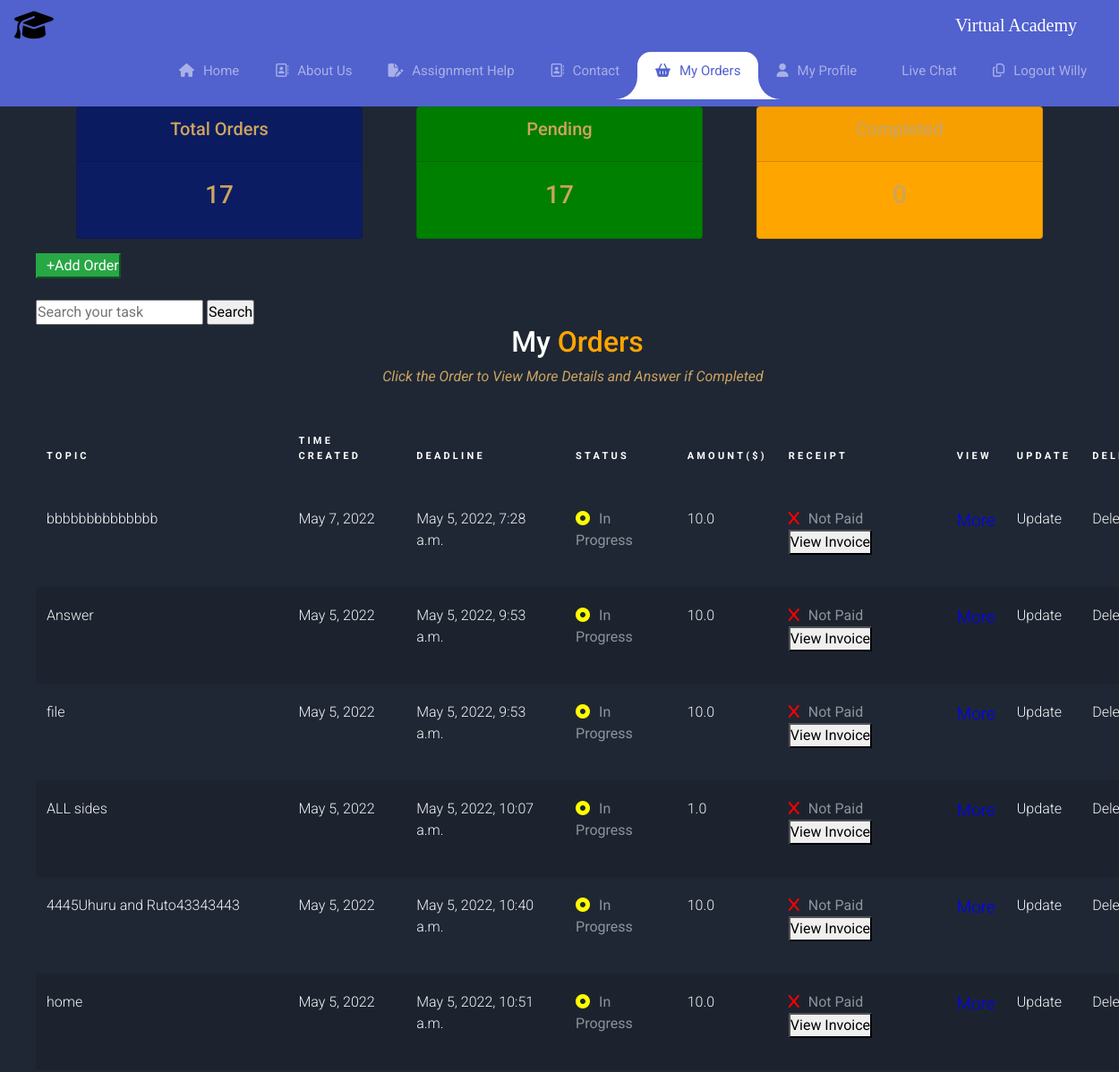
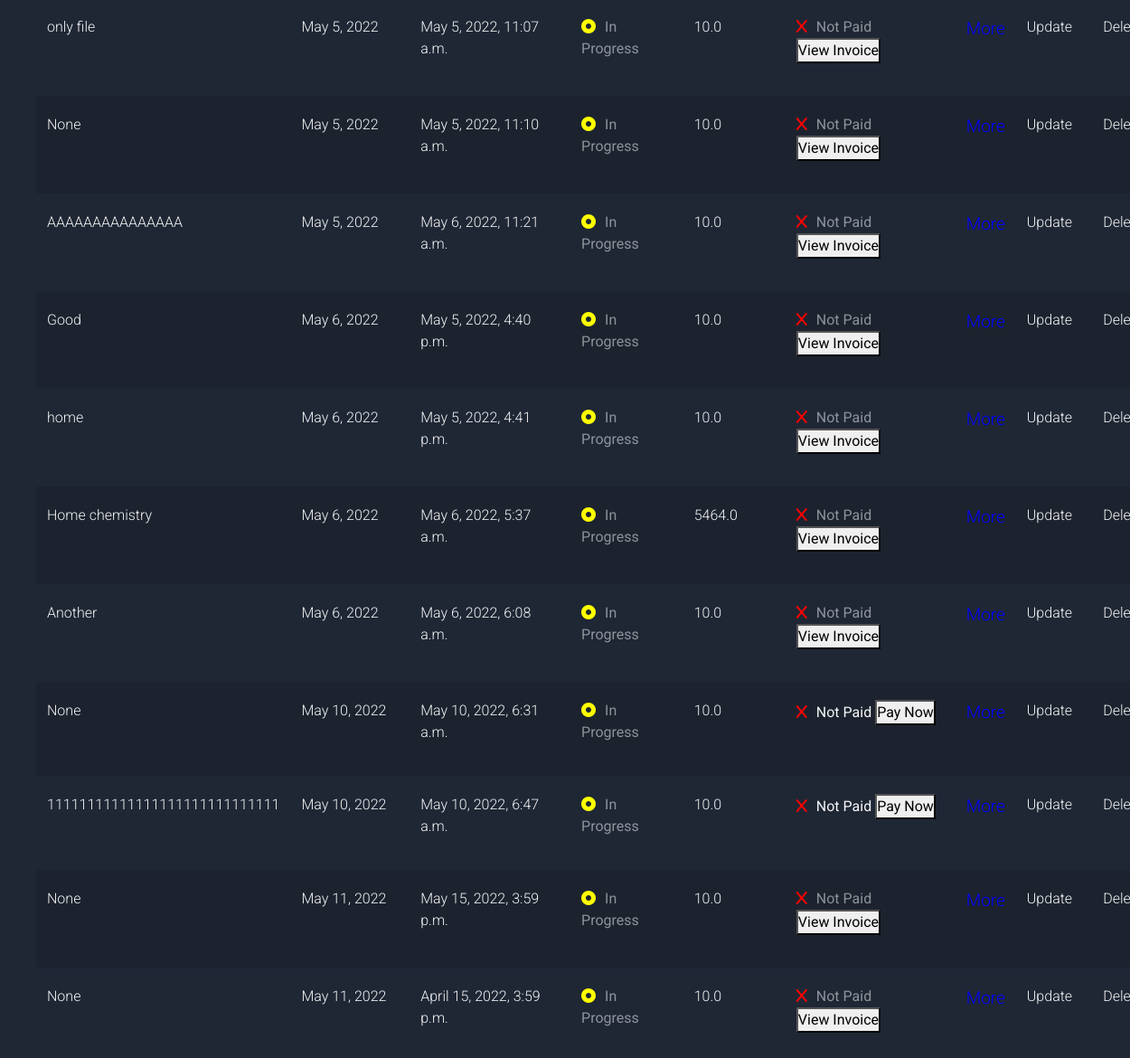
The page /tasks/ (signed in) on the database its author committed (2 pictures, top to bottom).
### Customer/models.py (models this page shows, shortened)
class Task(models.Model):
    STYLES = (
			('HARVARD', 'HARVARD'),
			('APA', 'APA'),
			('MLA', 'MLA'),
            ('CHICAGO', 'CHICAGO'),
            ('Other ', 'Other'),
			)
    PROGRESS = (
        ('In Progress', 'In Progress'),
        ('Completed', 'Completed'),
    )
    SPACING = (
        ('Single', 'Single'),
        ('1.5 lines', '1.5 lines'),
        ('Doudle', 'Double'),
    )
    FONTS = (
        ('Times New Roman', 'Times New Roman'),
        ('Arial', 'Arial'),
        ('Calibri', 'Calibri'),
    )
    user = models.ForeignKey(
        User, on_delete=models.CASCADE, null=True, blank=True)
    topic= models.CharField(max_length=200, null=True, blank=True)
    description = models.TextField(max_length=1000, null=True, blank=True)
    pages = models.FloatField(null=True, blank=True)
    font_family = models.CharField(max_length=200, null=True, blank=True, choices=FONTS, default='Select')
    line_spacing = models.CharField(max_length=200, null=True, blank=True, choices=SPACING, default='Select')
    style = models.CharField(max_length=200, null=True, blank=True, choices=STYLES, default='Select')
    time = models.DateTimeField("Deadline: Must be Formated> Y-D-M Hr:Min:Sec ",   default= localtime,  null=True, blank=True)
    files = models.FileField( upload_to="Upload_files/%Y%m%d/" , max_length=255,  blank=True, null=True,)
    budget=models.FloatField(null=False, blank=False, default=10)
    created = models.DateField(auto_now=True, null=True, blank=True)
    answer = models.FileField( upload_to="Answers/%Y%m%d/" , max_length=255,  blank=True, null=True)
    progress= models.BooleanField("Mark as Complete", default=False )
    paid = models.BooleanField(default=False )
    invoice= models.CharField(max_length=200, null=True, blank=True)
    class Meta:
        order_with_respect_to = 'user'

### Customer/views.py (the view)
# urls.py: path('tasks/', TaskList.as_view(), name='tasks'),
class TaskList(LoginRequiredMixin, ListView):
    model = Task
    context_object_name = 'tasks'
    def get_context_data(self, **kwargs):
        context = super().get_context_data(**kwargs)
        context['tasks'] = context['tasks'].filter(user=self.request.user)
        context['completed'] = context['tasks'].filter(progress=False).count()
        context['paid'] = context['tasks'].filter(paid=False).count()
        search_input = self.request.GET.get('search-area') or ''
        if search_input:
            context['tasks'] = context['tasks'].filter(
                topic__startswith=search_input)
        context['search_input'] = search_input
        return context

### Customer/Templates/Customer/task_list.html (shortened to what this page needs)
{%extends 'Customer/base.html'%}
{% block content %}
{% include 'Customer/nav.html' %}
{% load static %}
<div class="container">
<div class="row">
	<div class="col">
		<div class="col-md">
			<div class="card text-center text-white  mb-3" id="total-orders">
			  	<div class="card-header">
			  		<h5 class="card-title">Total Orders</h5>
			  	</div>
			  	<div class="card-body">
			    	<h3 class="card-title">{{tasks.count}}</h3>
			  	</div>
			</div>
		</div>
	</div>
	<div class="col">
		<div class="col-md">
			<div class="card text-center text-white  mb-3" id="orders-delivered">
			  	<div class="card-header">
			  		<h5 class="card-title">Pending</h5>
			  	</div>
			  	<div class="card-body">
			    	<h3 class="card-title">{{completed}}</h3>
			  	</div>
			</div>
		</div>
	</div>
	<div class="col">
		<div class="col-md">
			<div class="card text-center text-white  mb-3" id="orders-pending">
			  	<div class="card-header">
			  		<h5 class="card-title">Completed</h5>
			  	</div>
			  	<div class="card-body">
			    	<h3 class="card-title">0</h3>
			  	</div>
			</div>
		</div>
	</div>
</div>
</div>
<table class="styled-table" style="margin-left: 40px;">
    <thead>
    <div class="styling" style="margin-left: 40px;">
        <a href="{% url 'task-create' %}"> <button type="button" class="btn-success" style="align-items: flex-start;">
            &#x2b;Add Order</button></a>
            <br><br>
        <div id="search-add-wrapper" >
            <form method="GET" style="display: flex;">
                <input type='text' name='search-area' placeholder="Search your task" value="{{search_input}}">
                <input class="button" type="submit" value='Search'>
            </form>
        </div>
    </div>
  <div class="content" style="margin-left: 40px;">
    <div class="container">
      <h2 style="text-align: center;">My <span style="color: orange;">Orders</span> </h2>
      <div class="center" style="text-align: center;">
      <i style="color:#cda45e;" >Click the Order to View More Details and Answer if Completed</i>
    </div>
      <div class="table-responsive">
        <table class="table table-striped custom-table" style="margin-left: 40px;">
          <thead>
            <tr>
              <th scope="col">Topic</th>
              <th scope="col">Time Created</th>
              <th scope="col">Deadline</th>
              <th scope="col">Status</th>
              <th scope="col">Amount($)</th>
              <th scope="col">Receipt</th>
              <th scope="col">View</th>
              {% if user.is_authenticated and user.is_staff  %}
              <th scope="col">Update</th>
              <th scope="col">Delete</th>
              {% endif %}
            </tr>
          </thead>
          <tbody>
            <tr scope="row">
            {% for task in tasks %}
            <tr>
             <td><a href="{% url 'task' task.id %}" > {{task.topic}}</td></a>
             <td><a href="{% url 'task' task.id %}" > {{task.created}}</td></a>
             <td><a href="{% url 'task' task.id %}" > {{task.time}}</td></a>
             <td><a href="{% url 'task' task.id %}" >
              {% if task.progress %}
              <p><strong><i class="fa-solid fa-circle-dot" style="color: green;size: 5px;"></i>Completed</stromg></p>
          {% else %}
              <p><strong><i class="fa-solid fa-circle-dot" style="color: yellow;"></i>In Progress</strong></p>
          {% endif %}
             <td><a href="{% url 'task' task.id %}" > {{task.budget}}</td></a>
             <td><a href="#" > {% if task.paid %}</a>
              <p><strong><b><i class="fa-solid fa-check" style="color: green; font-weight: bold;"></i>Paid</b></stromg></p>
              {% else %}
           <p><strong><i class="fa-solid fa-x" style="font-weight: 900; color: red;">
          </i>Not Paid
          {% if task.invoice %}
          <a href="{{task.invoice}}" >
          <button type="button">Pay Now</button></strong></p>
          {% else %}
          <button type="button" onclick="alert('Your Invoice if being Processed.This May take some few minutes. Once done you will see a Pay Now Button. Continue Refreshing')">View Invoice</button>
          {% endif %}
           {% endif %}</td></a>
                <td><a href = "{% url 'task' task.id %}"> <span style="color: blue; font-size: 19px;"> More</span></a></td>
                {% if user.is_authenticated and user.is_staff  %}
                <td><a href = "{% url 'task-update' task.id %}">Update</a></td>
                <td><a href = "{% url 'task-delete' task.id %}">Delete</a></td>
                {% endif %}
            </tr>
            {% endfor %}
          </tbody>
        </table>
      </div>
    </div>
  </div>
{% endblock content %}

### Customer/Templates/Customer/base.html (shortened to what this page needs)
{% load static %}
<!doctype html>
<html lang="en">
  <head>
    <link href="https://cdn.jsdelivr.net/npm/bootstrap@5.0.2/dist/css/bootstrap.min.css" rel="stylesheet">
    <link rel="stylesheet" type="text/css" href="{% static '/css/main.css' %}">
     <link rel="stylesheet" href="{% static '/css/all.css' %}">
     <link rel="stylesheet" href="{% static '/css/owl.carousel.min.css' %}">
     <link rel="stylesheet" href="{% static '/css/owl.theme.default.min.css '%}">
    <link rel="stylesheet" href="{% static '/css/aos.css' %}">
    <link rel="stylesheet" href="{% static '/css/Style.css' %}">
  </head>
  <body>
    {% block content %}{% endblock content %}
  </body>
</html>

### Customer/Templates/Customer/nav.html (shortened to what this page needs)
{% load static %}
<!doctype html>
<html lang="en">
  <head>
    <link href="https://cdn.jsdelivr.net/npm/bootstrap@5.0.2/dist/css/bootstrap.min.css" rel="stylesheet">
    <link rel="stylesheet" type="text/css" href="{% static '/css/main.css' %}">
     <link rel="stylesheet" href="{% static '/css/all.css' %}">
     <link rel="stylesheet" href="{% static '/css/owl.carousel.min.css' %}">
     <link rel="stylesheet" href="{% static '/css/owl.theme.default.min.css '%}">
    <link rel="stylesheet" href="{% static '/css/aos.css' %}">
  </head>
  <body>
    <nav class="navbar navbar-expand-custom navbar-mainbg">
		<i class="fa-solid fa-graduation-cap" style="font-size:35px;color: black"></i>
      <a class="navbar-brand navbar-logo" href=""><span style="font-family: Lucida Calligraphy;">Virtual Academy</span> </a>
      <div class="collapse navbar-collapse" id="navbarSupportedContent">
          <ul class="navbar-nav ml-auto">
              <div class="hori-selector"><div class="left"></div><div class="right"></div></div>
              <li class="nav-item">
                  <a class="nav-link" href="/"><i class="fa-solid fa-house"></i>Home</a>
              </li>
              <li class="nav-item active">
                  <a class="nav-link" href="{% url 'about' %}"><i class="far fa-address-book"></i>About Us</a>
              </li>
              <li class="nav-item">
                  <a class="nav-link" href="{% url 'task-create' %}"><i class="fa-solid fa-file-pen"></i>Assignment Help</a>
              </li>
              <li class="nav-item active">
				<a class="nav-link" href="{% url 'contact' %}"><i class="far fa-address-book"></i>Contact</a>
			</li>
			  {% if user.is_authenticated %}
        <li class="nav-item">
          <a class="nav-link" href="{% url 'tasks' %}"><i class="fa-solid fa-basket-shopping"></i>My Orders</a>
      </li>
			  <li class="nav-item">
				<a class="nav-link" href="{% url 'account' %}"><i class="fa-solid fa-user"></i>My Profile</a>
				{% endif %}
			</li>
              <li class="nav-item">
                  <a class="nav-link" href="https://chatting.page/8zsqggcficawxwxibkbl2ydduhzuw1lv">Live Chat</a>
              </li>
			  {% if user.is_authenticated %}
			  <li class="nav-item">
				<a class="nav-link" href="{% url 'logout' %}"><i class="far fa-copy"></i>Logout {{request.user|title}}</a>
			</li>
			{% endif %}
          </ul>
      </div>
  </nav>
  </body>
</html>

### static/css/main.css (style rules this page uses)
.navbar-nav { text-align: center; }
.nav-link { padding: .2rem 1rem; }
.container { width: 60%; margin: auto; }
.card { border: transparent; }
a { color: #cda45e; text-decoration: none; }
h1, h2, h3, h4, h5, h6 { font-family: "Playfair Display", serif; color: #cda45e; }
h5 { text-align: center; font-weight: 400; font-size: 20px; }

### Customer/Templates/Customer/nav.html (style rules this page uses)
body { font-family: 'Roboto', sans-serif; }
* { margin: 0; padding: 0; }
i { margin-right: 10px; }
.navbar-logo { padding: 15px; color: #fff; }
.navbar-mainbg { background-color: #5161ce; padding: 0px; }
#navbarSupportedContent { overflow: hidden; position: relative; }
#navbarSupportedContent ul { padding: 0px; margin: 0px; }
#navbarSupportedContent ul li a i { margin-right: 10px; }
#navbarSupportedContent li { list-style-type: none; float: left; }
#navbarSupportedContent ul li a { color: rgba(255,255,255,0.5); text-decoration: none; font-size: 15px; display: block; padding: 20px 20px; transition-duration:0.6s; transition-timing-function: cubic-bezier(0.68, -0.55, 0.265, 1.55); position: relative; }
#navbarSupportedContent>ul>li.active>a { color: #5161ce; background-color: transparent; transition: all 0.7s; }
.hori-selector { display:inline-block; position:absolute; height: 100%; top: 0px; left: 0px; transition-duration:0.6s; transition-timing-function: cubic-bezier(0.68, -0.55, 0.265, 1.55); background-color: #fff; border-top-left-radius: 15px; border-top-right-radius: 15px; margin-top: 10px; }
.hori-selector .right, .hori-selector .left { position: absolute; width: 25px; height: 25px; background-color: #fff; bottom: 10px; }
.hori-selector .right { right: -25px; }
.hori-selector .left { left: -25px; }
.hori-selector .right:before, .hori-selector .left:before { content: ''; position: absolute; width: 50px; height: 50px; border-radius: 50%; background-color: #5161ce; }
.hori-selector .right:before { bottom: 0; right: -25px; }
.hori-selector .left:before { bottom: 0; left: -25px; }
@media (min-width: 992px) { .navbar-expand-custom { -ms-flex-flow: row nowrap; flex-flow: row nowrap; -ms-flex-pack: start; justify-content: flex-start; } }
@media (min-width: 992px) { .navbar-expand-custom .navbar-nav { -ms-flex-direction: row; flex-direction: row; } }
@media (min-width: 992px) { .navbar-expand-custom .navbar-collapse { display: -ms-flexbox!important; display: flex!important; -ms-flex-preferred-size: auto; flex-basis: auto; } }

### rows shown on the page
Task: topic "bbbbbbbbbbbbbb", created "May 7, 2022", time "May 5, 2022, 7:28 a.m.", progress False (drawn), budget "10.0", paid False (drawn)
Task: topic "Answer", created "May 5, 2022", time "May 5, 2022, 9:53 a.m.", progress False (drawn), budget "10.0", paid False (drawn)
Task: topic "file", created "May 5, 2022", time "May 5, 2022, 9:53 a.m.", progress False (drawn), budget "10.0", paid False (drawn)
Task: topic "ALL sides", created "May 5, 2022", time "May 5, 2022, 10:07 a.m.", progress False (drawn), budget "1.0", paid False (drawn)
Task: topic "4445Uhuru and Ruto43343443", created "May 5, 2022", time "May 5, 2022, 10:40 a.m.", progress False (drawn), budget "10.0", paid False (drawn)
Task: topic "home", created "May 5, 2022", time "May 5, 2022, 10:51 a.m.", progress False (drawn), budget "10.0", paid False (drawn)
Task: topic "only file", created "May 5, 2022", time "May 5, 2022, 11:07 a.m.", progress False (drawn), budget "10.0", paid False (drawn)
Task: topic "None", created "May 5, 2022", time "May 5, 2022, 11:10 a.m.", progress False (drawn), budget "10.0", paid False (drawn)
Task: topic "AAAAAAAAAAAAAAA", created "May 5, 2022", time "May 6, 2022, 11:21 a.m.", progress False (drawn), budget "10.0", paid False (drawn)
Task: topic "Good", created "May 6, 2022", time "May 5, 2022, 4:40 p.m.", progress False (drawn), budget "10.0", paid False (drawn)
Task: topic "home", created "May 6, 2022", time "May 5, 2022, 4:41 p.m.", progress False (drawn), budget "10.0", paid False (drawn)
Task: topic "Home chemistry", created "May 6, 2022", time "May 6, 2022, 5:37 a.m.", progress False (drawn), budget "5464.0", paid False (drawn)
Task: topic "Another", created "May 6, 2022", time "May 6, 2022, 6:08 a.m.", progress False (drawn), budget "10.0", paid False (drawn)
Task: topic "None", created "May 10, 2022", time "May 10, 2022, 6:31 a.m.", progress False (drawn), budget "10.0"
Task: topic "11111111111111111111111111111", created "May 10, 2022", time "May 10, 2022, 6:47 a.m.", progress False (drawn), budget "10.0"
Task: topic "None", created "May 11, 2022", time "May 15, 2022, 3:59 p.m.", progress False (drawn), budget "10.0", paid False (drawn)
Task: topic "None", created "May 11, 2022", time "April 15, 2022, 3:59 p.m.", progress False (drawn), budget "10.0", paid False (drawn)

### other values the page prints
{{ request.user|title }} "Willy"
{{ tasks.count }} "17"
{{ completed }} "17"
